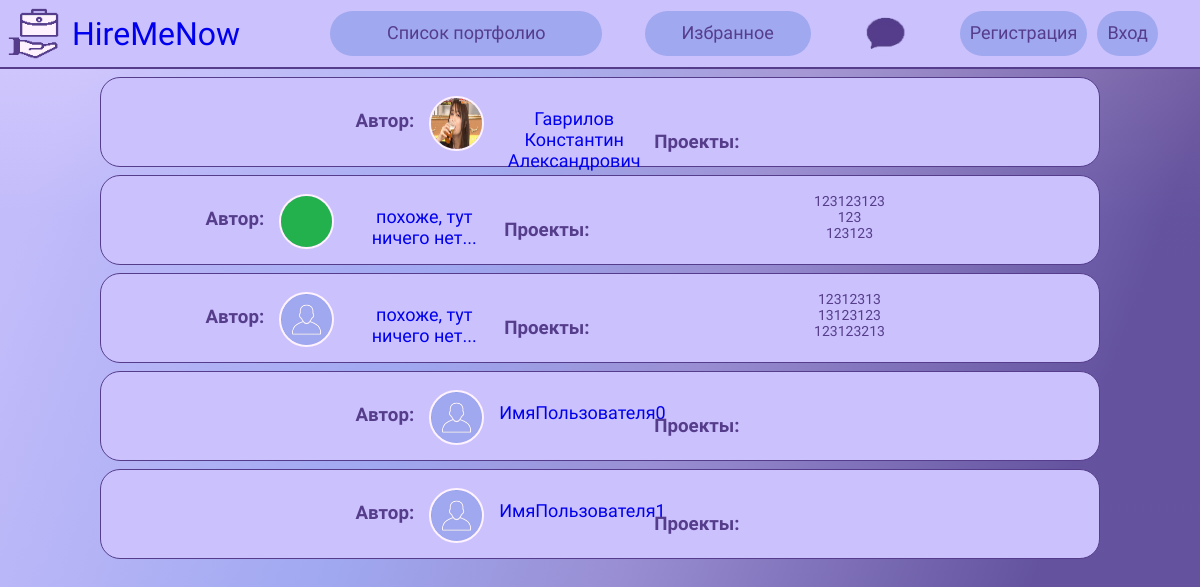
The page /portfolio-list/ on the database as committed earlier.
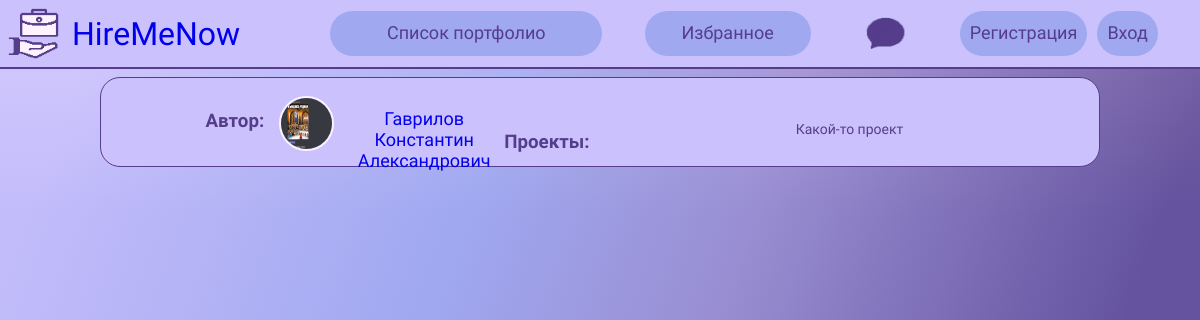
The same page on the database as committed later.
### mainApp/models.py (models this page shows, shortened)
class userProfile(models.Model):
    user = models.OneToOneField(User, null=True, on_delete=models.CASCADE)
    resume = models.FileField(upload_to='files/', validators=[FileExtensionValidator(allowed_extensions=['pdf'])],
                              blank=True)
    avatar = models.ImageField(upload_to='images/', default='../static/img/profile.png',
                               validators=[FileExtensionValidator(allowed_extensions=['png', 'jpg', 'jpeg'])],
                               blank=True)
    fullName = models.CharField(max_length=100, blank=False, default='ИмяПользователя')
    education = models.CharField(max_length=100, blank=False, default='похоже, тут ничего нет...')
    edu_base = models.CharField(max_length=100, blank=False, default='похоже, тут ничего нет...')
    contacts = models.CharField(max_length=250, blank=False, default='похоже, тут ничего нет...')
    level = models.CharField(max_length=100, blank=False, default='похоже, тут ничего нет...')
    chars = models.CharField(max_length=150, blank=False, default='похоже, тут ничего нет...')
    exp = models.CharField(max_length=200, blank=False, default='похоже, тут ничего нет...')

class Portfolio(models.Model):
    user = models.ForeignKey(User, on_delete=models.SET_NULL, null=True)
    name = models.CharField(max_length=150, blank=False, default="Какой-то проект")
    image = models.ImageField(upload_to='images/', default='../static/img/photo404.jpg', validators=[FileExtensionValidator(allowed_extensions=['png', 'jpg', 'jpeg'])], blank=True)
    description = models.CharField(max_length=2000, blank=False, default="Описание какого-то проекта")
    link = models.CharField(max_length=250, blank=True, default="Какая-то ссылка")
    created = models.DateTimeField(auto_now_add=True)
    class Meta:
        ordering = ['-created']

### mainApp/views.py (the view)
# urls.py: path('portfolio-list/', views.portfolios_list, name='portfolio-list'),
def portfolios_list(request):
    userProfiles = userProfile.objects.all()
    portfolios = Portfolio.objects.all()
    context = {
        'projects' : portfolios,
        'profiles' : userProfiles
    }
    return render(request, 'portfolio-list.html', context)

### templates/portfolio-list.html (shortened to what this page needs)
{% load static %}
<!DOCTYPE html>
<html lang="ru" dir="ltr">
  <head>
    <link rel="stylesheet" href="{% static 'css/portfolio-list.css' %}">
    <link rel="stylesheet" href="{% static 'css/no_underline.css' %}">
  </head>
  <body>
    <div id="nav-bar">
		<a href="{% url 'home' %}" id="header">
			<img id="main-logo" src="{% static 'img/logo.png'%}" alt="logo">
			<h1 id="name">HireMeNow</h1>
		</a>
		<div id="buttons">
			<a href="{% url 'portfolio-list' %}" class="btn" id="portfolio-list">Список портфолио</a>
			<a href="{% url 'favorite' %}" class="btn" id="favorite">Избранное</a>
			<a href="{% url 'chat_template' %}" id="chat">
			<img src="{% static 'img/chat.png' %}" width="65px" alt="chat">
			</a>
            {% if user.is_authenticated %}
            <div id="enter">
				<a href="{% url 'profile' request.user.username %}" class="btn" id="profile"><img id="profile-picture" src="{% static 'img/profile.png' %}" width="40px">Профиль</a>
				<a href="{% url 'logout' %}" class="btn" id="logout">Выйти</a>
			</div>
            {% else %}
			<div id="enter">
				<a href="{% url 'register' %}" class="btn" id="reg">Регистрация</a>
				<a href="{% url 'login' %}" class="btn" id="log">Вход</a>
			</div>
            {% endif %}
		</div>
	</div>
    <div class="holder">
    {% for profile in profiles %}
        <div class="project">
              <div class="info">
                    <div class="username">
                        <h3 class="creator">Автор:</h3>
                        <img src="{{ profile.avatar.url }}" width="55px" height="55px" class="mini-profile">
                        <a class="name" href="{% url 'profile' profile.user.username %}">{{ profile.fullName }}</a>
                    </div>
                    <h3 class="products">Проекты:</h3>
                    <div class="projects-list">
                      <ul class="list">
                          {% for project in projects %}
                              {% if project.user == profile.user %}
                                  <li>{{ project.name }}</li>
                              {% endif %}
                          {% endfor %}
                      </ul>
                   </div>
              </div>
        </div>
  {% endfor %}
    </div>
    </body>
</html>

Rows that differ between the two databases and show on the page:
removed userProfile: avatar (picture), fullName "похоже, тут ничего нет..."
removed Portfolio: name "123123123", shown under "похоже, тут ничего нет..."
removed Portfolio: name "123", shown under "похоже, тут ничего нет..."
removed Portfolio: name "123123", shown under "похоже, тут ничего нет..."
removed userProfile: avatar (placeholder picture), fullName "похоже, тут ничего нет..."
removed Portfolio: name "12312313", shown under "похоже, тут ничего нет..."
removed Portfolio: name "13123123", shown under "похоже, тут ничего нет..."
removed Portfolio: name "123123213", shown under "похоже, тут ничего нет..."
removed userProfile: avatar (placeholder picture), fullName "ИмяПользователя0"
removed userProfile: avatar (placeholder picture), fullName "ИмяПользователя1"
changed userProfile "Гаврилов Константин Александрович": avatar: a different picture
added Portfolio: name "Какой-то проект"
